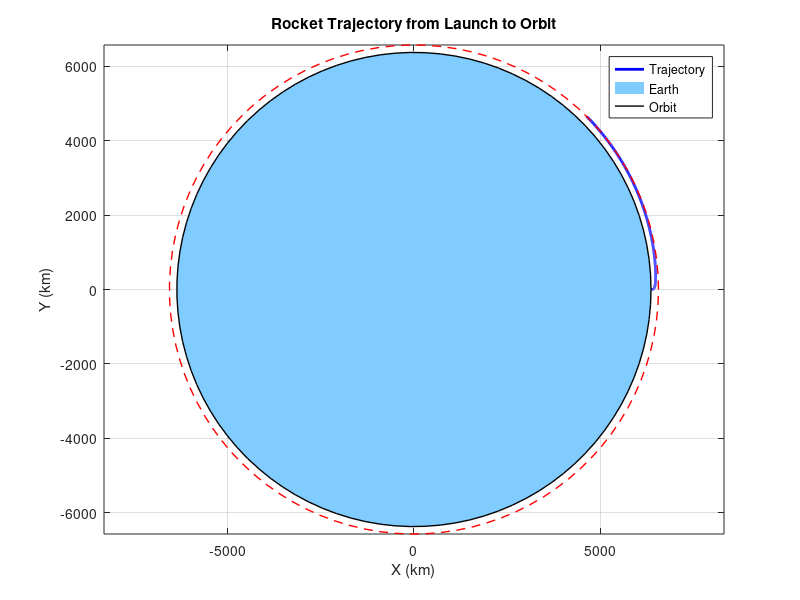
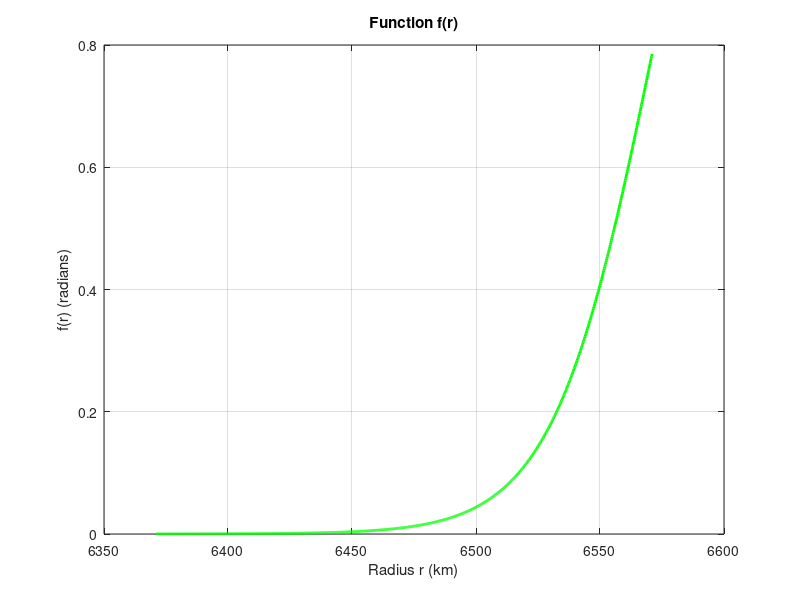

Here is the MATLAB script that generated these plots, in order:
% Parameters
r_e = 6371;     % Earth's radius in km
r_o = 6571;    % Orbit radius in km
k = 0.05;     % Growth rate (adjustable) Needs changing depending on orbit, smaller orbit=larger k and vice versa

% Function for f(r) with a delayed transition
f = @(r) (pi/2) * (1 ./ (1 + exp(-k * (r - r_o))));

% Range of r values
r = linspace(r_e, r_o, 1000);

% Trajectory components
x = r .* cos(f(r));
y = r .* sin(f(r));

% Plotting
figure;
plot(x, y, 'b', 'LineWidth', 2);
hold on;

% Adding Earth as a circle
theta = linspace(0, 2*pi, 100);
earth_x = r_e * cos(theta);
earth_y = r_e * sin(theta);
fill(earth_x, earth_y, [0.5, 0.8, 1], 'EdgeColor', 'none'); % Earth fill
plot(earth_x, earth_y, 'k', 'LineWidth', 1); % Earth's edge

% Adding orbit as a circle
orbit_x = r_o * cos(theta);
orbit_y = r_o * sin(theta);
plot(orbit_x, orbit_y, '--r', 'LineWidth', 1); % Orbit

% Labels and visualization settings
axis equal;
xlabel('X (km)');
ylabel('Y (km)');
title('Rocket Trajectory from Launch to Orbit');
legend('Trajectory', 'Earth', 'Orbit');
grid on;

% Debugging: Plot f(r) to visualize the function
figure;
plot(r, f(r), 'g', 'LineWidth', 2);
title('Function f(r)');
xlabel('Radius r (km)');
ylabel('f(r) (radians)');
grid on;

